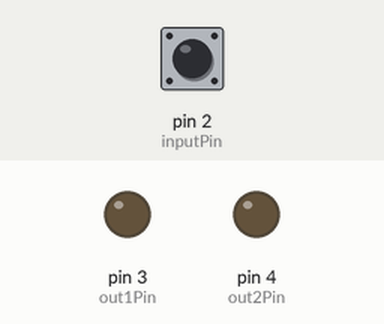
Recording of a sketch running on a simulated Arduino Uno, built with avr-gcc and run on an emulated ATmega328P. Parts: output pins drawn as LEDs (lit = HIGH). The test bench sets the inputs (shaded band); at power-on: pin 2 (inputPin) HIGH.

Above: at 1.2 s.
1.3 s: pin 2 (inputPin) pulled LOW for 0.15 s
At 1.7 s:
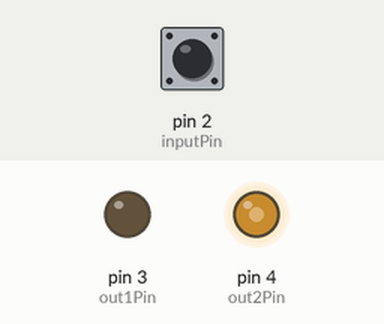
3.3 s: pin 2 (inputPin) pulled LOW for 3.2 s
At 7.4 s:
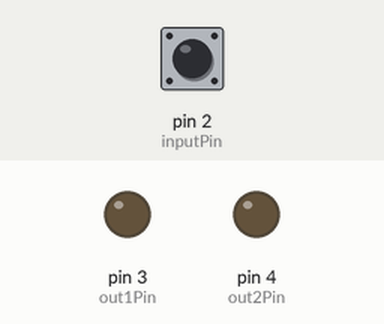
Timing chart, 0 to 8.9 s (numbered marks = the images above; inputs shaded):
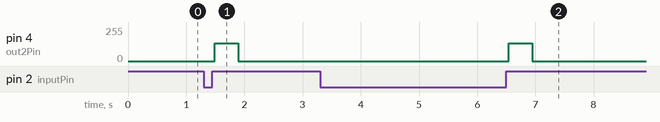

Measured:
- after the input at 1.3 s, pin 4 (out2Pin): 0/255 → 132/255 after 0.19 s, → 0/255 0.40 s later
- after the input at 3.3 s, pin 4 (out2Pin): 0/255 → 132/255 after 3.2 s, → 0/255 0.40 s later

The sketch:

arduTrigXimeaR4_forSketch.ino
```cpp
// burst generator on R4 Minima
// for triggering usb Ximea cameras
// after receiving the trig signal outputs one pulse,
// waits for 500 ms, and then outputs the (n_pulses - 1)
// number of pulses

//May or may not work on older Arduinos (r3 and older)

#include <Arduino.h>
#include <digitalWriteFast.h>

// pins (pick any interrupt‐capable pin for input)
static const uint8_t inputPin = 2;
static const uint8_t out1Pin  = 3;
static const uint8_t out2Pin  = 4;

// state vars
unsigned int pulse_width = 100UL; // duration of individual pulse in us
unsigned int n_pulses = 2000;
//double fps = 400;
//unsigned long reg_delay = round(1.0  * 1000000 / fps);
unsigned long reg_delay = 200UL;
volatile bool triggered = false;  // set in ISR
uint16_t genState = 0;            // 0..500
unsigned long t0, lastTime;       // timestamps in µs

void setup() {
  pinMode(inputPin, INPUT_PULLUP);
  pinMode(out1Pin,  OUTPUT);
  pinMode(out2Pin,  OUTPUT);
  digitalWrite(out1Pin, LOW);
  digitalWrite(out2Pin, LOW);

  // catch rising edges on inputPin
  attachInterrupt(digitalPinToInterrupt(inputPin), onPulse, RISING);
}

void loop() {
  if (!triggered) return;

  unsigned long now = micros();
  switch (genState) {
    case 0:
      // pulse #1 on out2 immediately
      pulse(out2Pin);
      t0 = now;
      lastTime = now;
      genState++;
      break;

    case 1:
      // wait 500 ms before the simultaneous second pulse
      // changed to 500 us
      if (now - t0 >= 1000UL) {

        digitalWriteFast(out2Pin, HIGH);
        digitalWriteFast(out1Pin, HIGH);
        delayMicroseconds(pulse_width);
        digitalWriteFast(out2Pin, LOW);
        digitalWriteFast(out1Pin, LOW);

        lastTime = micros();   // reset for 500 Hz loop
        genState++;
      }
      break;

    default:
      // genState == 2…n_pulses => emit the rest on out2 at 500 Hz
      if (genState < n_pulses) {
        if (now - lastTime >= reg_delay) {     // 2 ms period
          pulse(out2Pin);
          lastTime += reg_delay;
          genState++;
        }
      } else {
        // done
        triggered = false;
        genState   = 0;
      }
      break;
  }
}

// simple ISR: arm the sequence, but do NOT block here
void onPulse() {
  if (!triggered) {
    triggered = true;
    genState  = 0;
  }
}

// very short single‐pulse on pin (∼10 µs width)
inline void pulse(uint8_t pin) {
  digitalWriteFast(pin, HIGH);
  delayMicroseconds(100);
  digitalWriteFast(pin, LOW);
}
```
